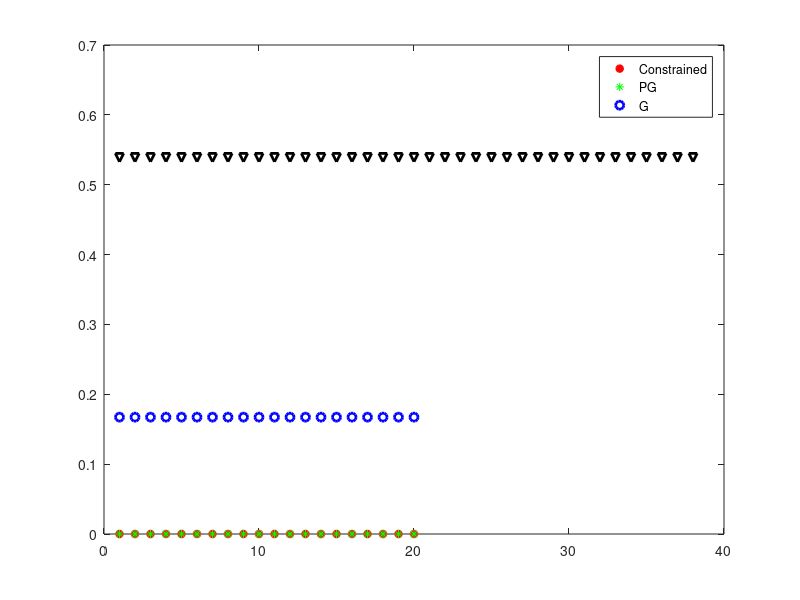

Write the MATLAB code that produced this figure.
clear all; close all; clc;

G1=load('GconstrOrig');
G2=load('GconstrOrig_trunc4');
G3=load('GconstrOrig_trunc3');

PG1=load('PGconstrOrig');
PG2=load('PGconstrOrig_trunc4');
PG3=load('PGconstrOrig_trunc3');

Z1=load('constrZim');
Z2=load('constrZim_trunc4');
Z3=load('constrZim_trunc3');

%%
normZ_C=norm(Z1.C,'fro')
normZ4=norm(Z2.Czim_trunc4,'fro')
normZ3=norm(Z3.Czim_trunc3,'fro')

normPG=norm(PG1.Corig,'fro')
normPG4=norm(PG2.Corig_trunc4,'fro')
normPG3=norm(PG3.Corig_trunc3,'fro')

normG=norm(G1.Corig,'fro')
normG4=norm(G2.Corig_trunc4,'fro')
normG3=norm(G3.Corig_trunc3,'fro')

%%

for i=1:size(Z1.C,2)
    z(i)=norm(Z1.C,2);    
end

for i=1:size(PG1.Corig,2)
    pg(i)=norm(PG1.Corig,2);    
end

for i=1:size(G1.Corig,2)
    g(i)=norm(G1.Corig,2);    
end
figure(1)
plot(log(1+z),'r*', 'linewidth',2); hold on
plot(log(1+diag(sqrt(Z1.C'*Z1.C))), 'g*')
plot(log(1+pg),'bo', 'linewidth',2)
plot(log(1+g),'kv', 'linewidth',2)
legend('Constrained', 'PG', 'G')



